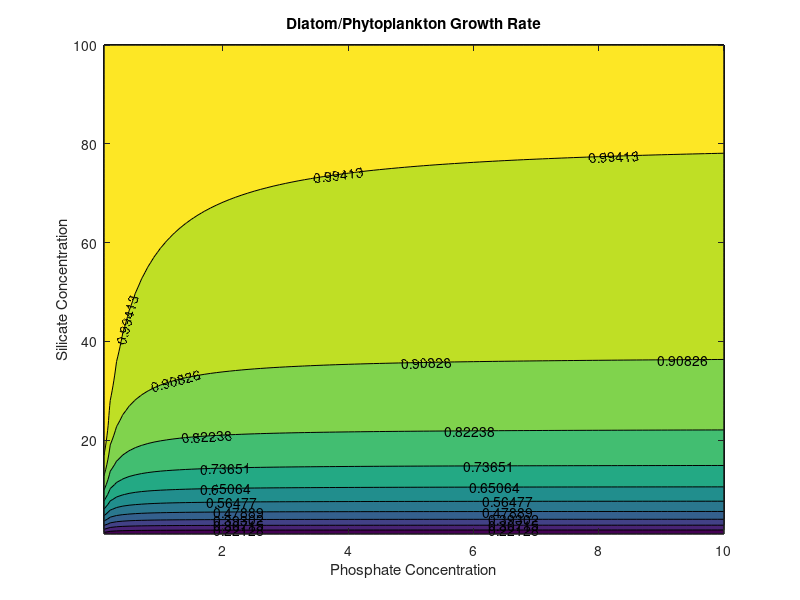

Here is the MATLAB script that generated this plot:
phos = [0.1:0.1:10];
sil = [1:100];

%phosphate limiting (silicate replete)
% y1 = 0.27.*phos./(0.03+phos);
% plot(phos,y1)
% hold
% y2 = 0.25.*phos./(0.03+phos);
% h = plot(phos,y2)
% set(h, 'Color', 'Green')
% xlabel('Concentration')
% ylabel('Rate')
% title('Phosphate Limiting')

%silicate limiting
% y1 = 0.27.*sil./(7+sil);
% plot(sil,y1)
% hold
% y2 = 0.25.*sil./(sil);
% h = plot(sil,y2)
% set(h, 'Color', 'Green')
% xlabel('Concentration')
% ylabel('Rate')
% title('Silicate Limiting')

sil2 = sil';
diatom1 = 0.27.*(sil2./(7+sil2))*(phos./(phos));
diatom2 = 0.27.*(sil2./sil2)*(phos./(0.03+phos));
diatom = zeros(100,100);
for i = [1:100];
    for j = [1:100];
        diatom(i,j) = min(diatom1(i,j),diatom2(i,j));
    end
end
    
other = 0.25.*(sil2./sil2)*(phos./(0.03+phos));
ratio = diatom./other;

% [C,h] = contourf(phos,sil2,diatom)
%  hold
% xlabel('Phosphate Concentration')
% ylabel('Silicate Concentration')
% title('Diatom Growth Rate')

% [C,h] = contourf(phos,sil2,other)
% xlabel('Phosphate Concentration')
% ylabel('Silicate Concentration')
% title('Phytoplankton Growth Rate')

[C,h] = contourf(phos,sil2,ratio)
clabel(C,h)
xlabel('Phosphate Concentration')
ylabel('Silicate Concentration')
title('Diatom/Phytoplankton Growth Rate')
